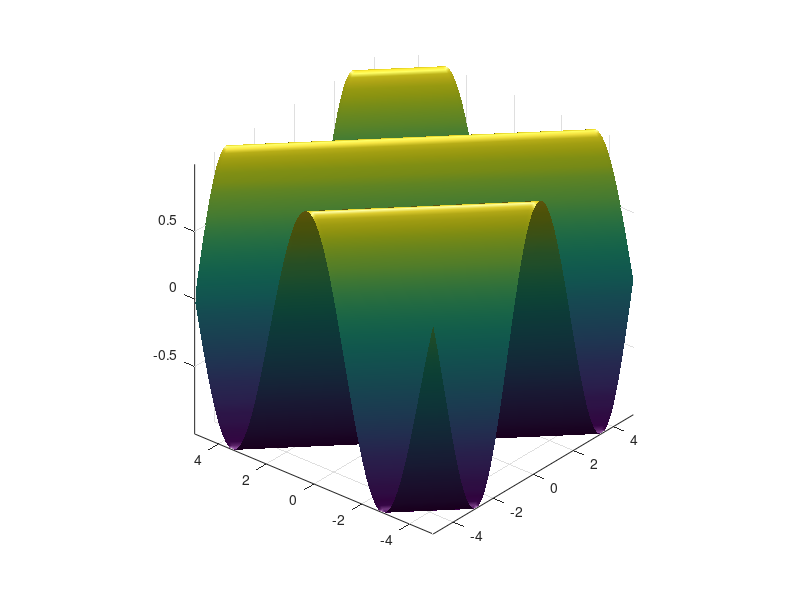

The MATLAB source for this figure:
% 2. Display the 3-d plot of 2-d functions using perspective projections:
% sin(ux+vy) for all x,y and different values of u & v.

[X,Y] = meshgrid(-5:.1:5);
U = 1;
V = 1;
Z = sin(U*X+V*Y);
surf(X,Y,Z,'FaceColor','interp',...
    'EdgeColor','none',...
    'FaceLighting','phong')
daspect([5 5 1])
axis tight
view(-50,30)
camlight left
%mesh(X,Y,Z)